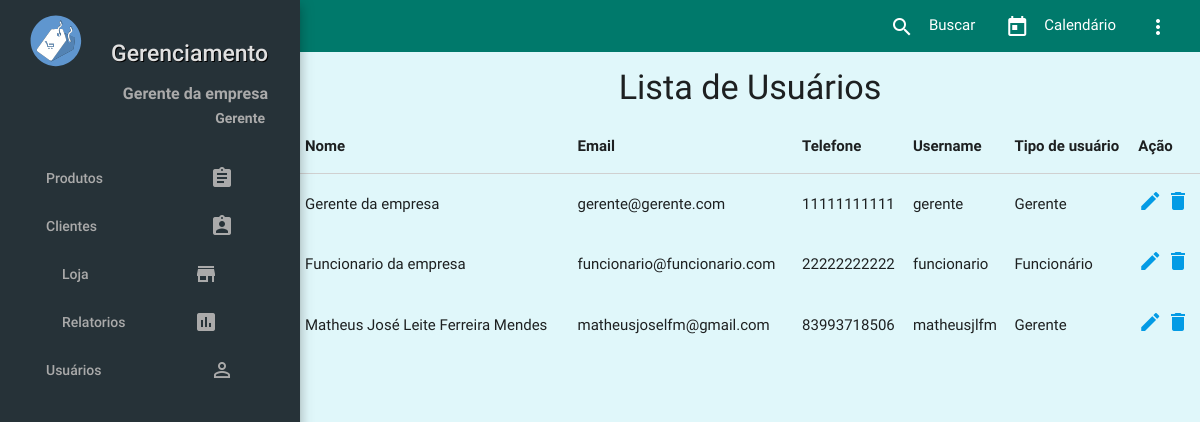
The app's page /usuario/ (signed in), older data.
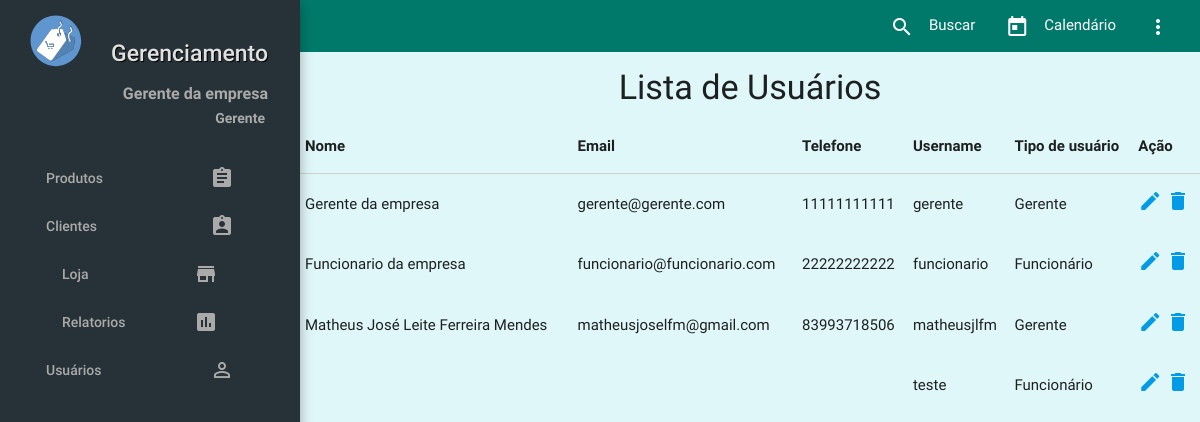
The same page, newer data.
### core/models.py (models this page shows, shortened)
class User(AbstractBaseUser, PermissionsMixin):
    username = models.CharField('Nome de Usuário', max_length=30, unique=True,
    validators=[validators.RegexValidator(re.compile('^[\w.@+-]+$'),
    'Nome de usuário só pode conter letras, dígitos ou os seguintes caracteres: @/./+/-/_',
    'invalid')])
    email = models.EmailField('E-Mail', blank=True, null=True, unique=True)
    telefone = models.CharField('Telefone', null=True, blank=True, unique=True, max_length=11)
    name = models.CharField('Nome completo', max_length=100, null=True, blank=True)
    tipo_usuario = models.CharField('Tipo de usuário', max_length=3, choices=user_type )
    is_active = models.BooleanField('Está ativo?', blank=True, default=True)
    is_staff = models.BooleanField('É da equipe?', blank=True, default=False)
    date_joined = models.DateTimeField('Data de Entrada', auto_now_add=True)
    objects = UserManager()
    USERNAME_FIELD = "username"
    REQUIRED_FIELDS = ['email']
    class Meta:
        verbose_name = 'Usuário'
        verbose_name_plural = 'Usuários'

### core/views.py (the view)
@login_required
def listar_usuarios(request):
    user = request.user
    if user.is_superuser:
        usuario = User.objects.all()
        usuarios = {'lista':usuario}
    else:
        messages.error(request, 'Usuário {} não possui permissão para acessar essa página!'.format(user.username))
        return redirect('index')
    return render(request, 'formularios/usuario/usuario_list.html', usuarios)

### core/templates/formularios/usuario/usuario_list.html (shortened to what this page needs)
{% extends 'base.html' %}
{% load staticfiles %}
{% block content %}
    <div class="center">
      <h4>Lista de Usuários</h4>
    </div>
    <table class="table">
      <thead>
        <tr>
          <th>Nome</th>
          <th>Email</th>
          <th>Telefone</th>
          <th>Username</th>
          <th>Tipo de usuário</th>
          <th>Ação</th>
        </tr>
      </thead>
      <tbody>
    {% for usuario in lista %}
      <tr>
       <td>{{ usuario.name }}</td>
        <td>{{ usuario.email }}</td>
        <td>{{ usuario.telefone }}</td>
        <td>{{ usuario.username }}</td>
         {% if usuario.tipo_usuario == 'sup' %}
         <td>Gerente</td>
        {% elif usuario.tipo_usuario == 'fuc' %}
        <td>Funcionário</td>
        {% else %}
        <td>Usuário sem posição</td>
        {% endif %}
        <td>
          <a href="{% url 'editar_usuario' pk=usuario.pk %}">
       <i class="material-icons">mode_edit</i>
          </a>
          <a href="{% url 'remover_usuario' pk=usuario.pk %}">
        <i class="material-icons">delete</i>
         </a>
        </td>
      </tr>
      {% endfor %}
      </tbody>
    </table>
{% endblock %}

### gerenciamento/templates/base.html (shortened to what this page needs)
<!DOCTYPE html>
{% load staticfiles %}
<html lang="pt-br">
<head>
      {% block staticfiles %}
      <link type="text/css" rel="stylesheet" href="{% static 'css\materialize.css' %}"  media="screen,projection"/>
       {% endblock %}
</head>
<body>
  <header class="nav-wrapper teal darken-2 z-depth-0">
    <nav class="teal darken-2 z-depth-0">
        <ul>
          <li class="dropdown-button right" data-activates='dropdown2'>
            <a>
              <i class="material-icons left navicons">more_vert</i>
            </a>
          </li>
          <li class="right hide-on-med-and-down">
            <a href="#">
              <i class="material-icons left navicons">today</i>
              <span>Calendário</span>
            </a>
          </li>
          <li class="right hide-on-med-and-down">
            <a href="#">
              <i class="material-icons left navicons">search</i>
              <span>Buscar</span>
            </a>
          </li>
        </ul>
    </nav>
  </header>
  <ul id='slide-out' class='side-nav fixed blue-grey darken-4 z-depth-4'>
    <li>
      <div class="user-view">
       <div id='logo'>
        <a href="{% url 'index' %}" id='logosidebar' class='circle center'>
          <img src="{% static 'images\logo\logo.svg' %}" class="circle center">
        </a>
      </div>
      <h5 class="name right-align" style="font-size:23px; margin-top: -30px; color: #e0e0e0 ;text-shadow: 1px 1px #000000;">Gerenciamento</h5>
       <a><span class="name right-align" style="font-size:16px; color: #aaaaaa ;"><b>{{request.user.name}}</b></span></a>
       <a><span class="email right-align" style="font-size:14px;margin-right: 3px; color: #aaaaaa ;"><b>{% if user.is_superuser %}
      Gerente
       {% else %}
       Funcionário
       {% endif %}</b></span></a>
     </div>
    </li>
    <li class="no-padding">
      <ul class="collapsible collapsible-accordion">
        <li>
          <a class="collapsible-header"><i class="material-icons right">assignment</i>Produtos</a>
        </li>
      </ul>
    </li>
    <li class="no-padding">
      <ul class="collapsible collapsible-accordion">
        <li>
          <a class="collapsible-header"><i class="material-icons right">assignment_ind</i>Clientes</a>
        </li>
      </ul>
    </li>
    <li> <a class="waves-effect" href="#"><i class="material-icons right">store_mall_directory</i>Loja</a> </li>
    {% if request.user.is_superuser %}
    <li> <a class="waves-effect" href="#"><i class="material-icons right">assessment</i>Relatorios</a></li>
    <li class="no-padding">
      <ul class="collapsible collapsible-accordion">
        <li>
          <a class="collapsible-header"><i class="material-icons right">perm_identity</i>Usuários</a>
        </li>
      </ul>
    </li>
    {% endif %}
  </ul>
<main>
  {% block content %}
  {% endblock %}
</main>
</body>
</html>

Row changes from the older to the newer data that the page shows:
added User: username "teste", tipo_usuario "Funcionário"
